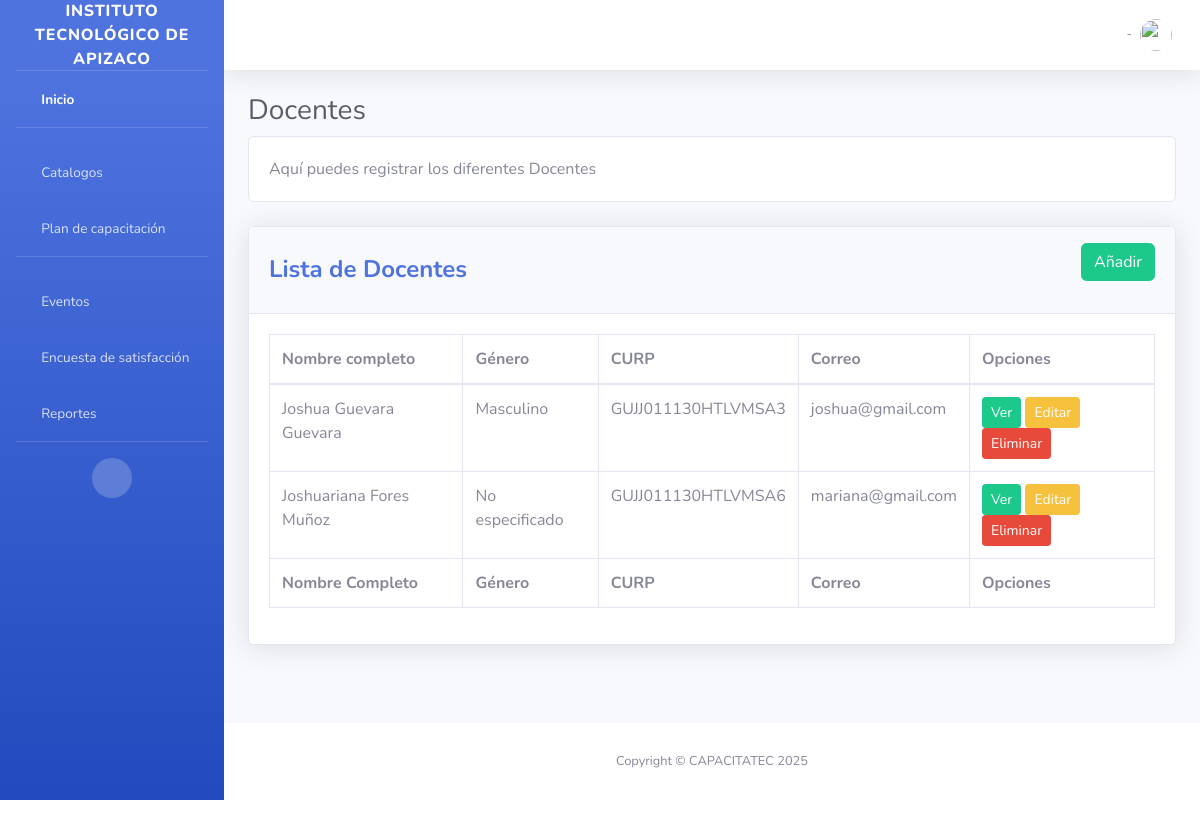
The app's page /catalogos/docentelista/ (signed in) with its own data.
### catalogos/models.py (models this page shows, shortened)
class Docente(models.Model):
    user = models.OneToOneField(CustomUser, on_delete=models.CASCADE)
    clave = models.CharField(max_length=10)
    fechaNac=models.DateField(null=True, blank=True)
    genero = models.ForeignKey('Genero', on_delete=models.SET_NULL, null=True, blank=True, verbose_name="Género")
    RFC=models.CharField(max_length=13, null= True)
    telefono=models.CharField(max_length=10, null=True)
    departamento = models.ForeignKey('Departamento', on_delete=models.SET_NULL, null=True, blank=True, verbose_name="Departamento")
    class Meta:
        verbose_name_plural = 'Docentes'

class Genero(models.Model):
    genero=models.CharField(max_length=20)
    class Meta:
        verbose_name_plural = 'Genero'

### usuarios/models.py (models this page shows, shortened)
class CustomUser(AbstractUser):
    last_name_paterno = models.CharField(max_length=50, verbose_name="Apellido paterno")
    last_name_materno = models.CharField(max_length=50, verbose_name="Apellido materno")
    curp = models.CharField(max_length=18, unique=True, verbose_name="CURP")
    rol = models.CharField(
        max_length=50,
        choices=[
            ('Docente', 'Docente'),
            ('Instructor', 'Instructor'),
            ('Jefe de Capacitación', 'Jefe de Capacitación'),
            ('Jefe Académico', 'Jefe Académico'),
            ('Subdirección', 'Subdirección')
        ],
        verbose_name="Rol"
    )
    email = models.EmailField(unique=True, verbose_name="Correo electrónico")
    USERNAME_FIELD = 'curp'  #Agregado: Define al CURP como el identificador inicial para permitir el Login con CURP
    objects = CustomUserManager()  # Asigna el nuevo UserManager

### catalogos/views.py (the view)
# urls.py: path('docentelista/', views.docentelista, name='docentelista'),
@login_required(login_url='signin')
@permission_required('catalogos.view_docente', raise_exception=True)
def docentelista(request):
    if request.user.rol == 'Docente':  #Si eres docente solo modificas tu registro
        try:
            docentes = Docente.objects.filter(user=request.user).select_related('user')
        except Docente.DoesNotExist:
            return HttpResponseForbidden("No tienes un perfil de docente asociado.")
    else: #Si eres otro rol con permisos de ver puedes ver todos los docentes de la BD
        docentes = Docente.objects.select_related('user')
    return render(request, 'docentelista.html', {'docentes': docentes})

### catalogos/templates/docentelista.html (shortened to what this page needs)
{% extends 'base.html' %}
{% load static %}
{% block styles %}
<link href="../../static/vendor/datatables/dataTables.bootstrap4.min.css" rel="stylesheet">
{% endblock %}
{% block content %}
    <h1 class="h3 mb-2 text-gray-800">Docentes</h1>
    <div class="card">
        <div class="card-body">
            Aquí puedes registrar los diferentes Docentes
        </div>
    </div> <br>
    <div class="card shadow mb-4">
        <div class="card-header py-3 d-flex justify-content-between align-items-center">
            <h4 class="m-0 font-weight-bold text-primary">Lista de Docentes</h4>
            <a href="{% url 'docenteañadir' %}" class="btn btn-success mb-3">Añadir</a>
        </div>
        <div class="card-body">
            <div class="table-responsive">
                <table class="table table-bordered" id="dataTable" width="100%" cellspacing="0">
                    <thead>
                        <tr>
                            <th>Nombre completo</th>
                            <th>Género</th>
                            <th>CURP</th>
                            <th>Correo</th>
                            <th>Opciones</th>
                        </tr>
                    </thead>
                    <tfoot>
                        <tr>
                            <th>Nombre Completo</th>
                            <th>Género</th>
                            <th>CURP</th>
                            <th>Correo</th>
                            <th>Opciones</th>
                        </tr>
                    </tfoot>
                    <tbody>
                        {% for docente in docentes %}
                        <tr id="docente-{{ docente.id }}">
                            <td>{{docente.user.first_name}} {{docente.user.last_name_paterno}} {{docente.user.last_name_materno}}</td>
                            <td>{% if docente.genero %}
                                {{ docente.genero.genero }}
                              {% else %}
                                No especificado
                              {% endif %}</td>
                            <td>{{docente.user.curp}}</td>
                            <td>{{docente.user.email}}</td>
                            <td>
                                <a href="{% url 'docentever' docente.id %}" class="btn btn-success btn-sm">Ver</a>
                                <a href="{% url 'docenteactualizar' docente.id %}" class="btn btn-warning btn-sm">Editar</a>
                                <a href="{% url 'docenteeliminar' docente.id %}" class="btn btn-danger btn-sm">Eliminar</a>
                            </td>
                        </tr>
                        {% endfor %}
                    </tbody>
                </table>
            </div>
        </div>
    </div>
{% endblock %}

### records on screen
Docente: user.first_name "Joshua", user.last_name_paterno "Guevara", user.last_name_materno "Guevara", genero.genero "Masculino", user.curp "GUJJ011130HTLVMSA3", user.email "joshua@gmail.com"
Docente: user.first_name "Joshuariana", user.last_name_paterno "Fores", user.last_name_materno "Muñoz", shows "No especificado", user.curp "GUJJ011130HTLVMSA6", user.email "mariana@gmail.com"
